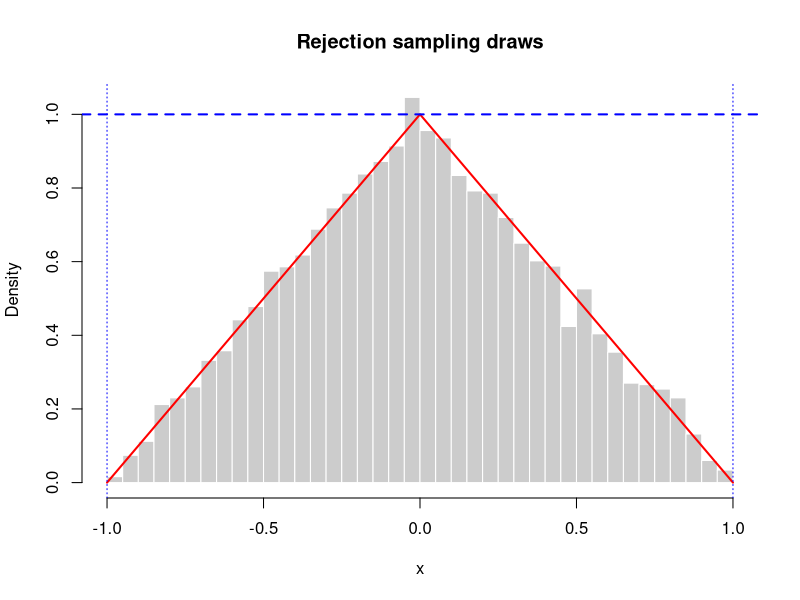
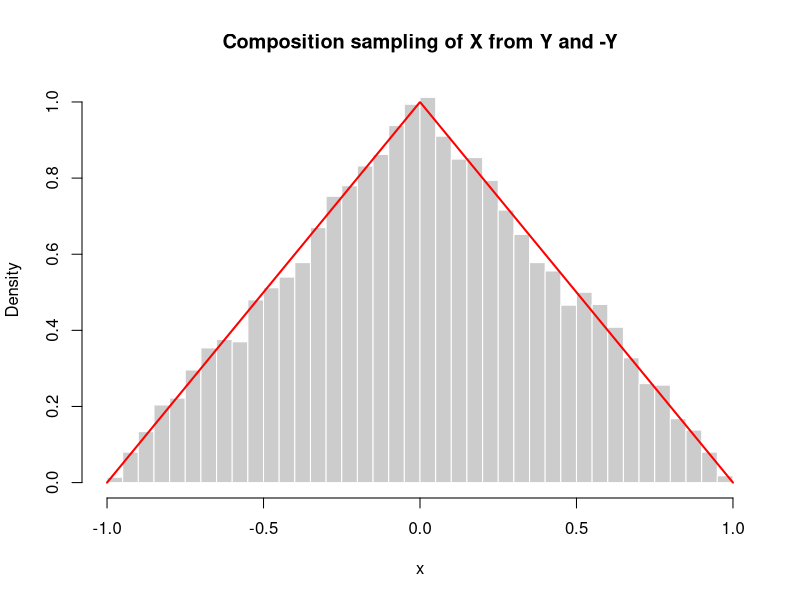
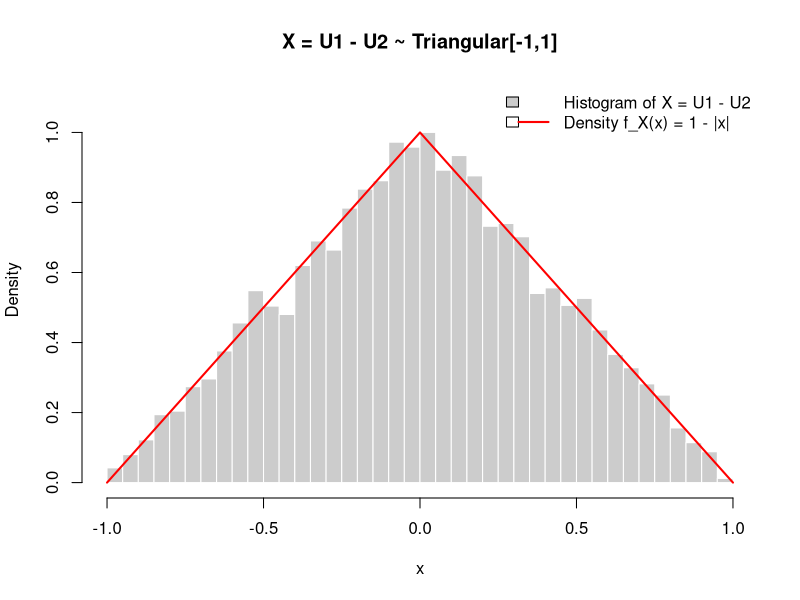
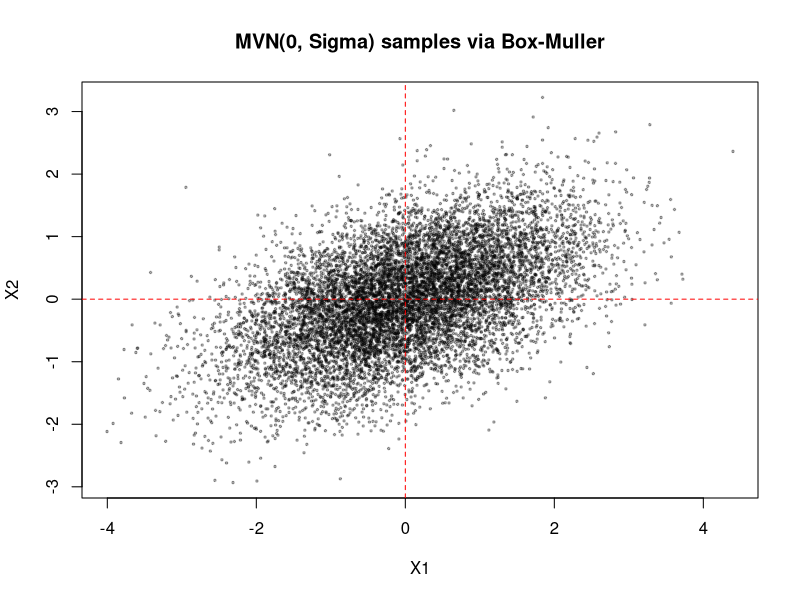
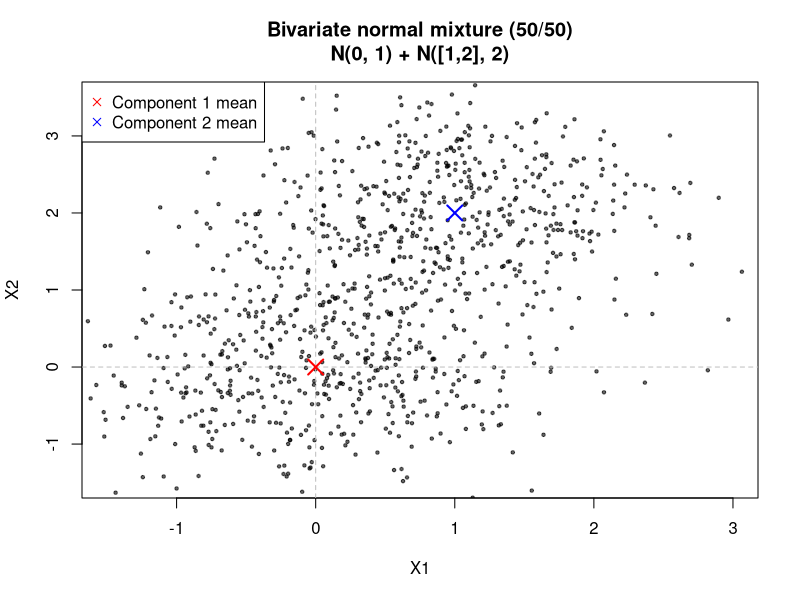

R code for these plots, in order:
## ---- chunk 1
knitr::opts_chunk$set(echo = TRUE)
## ---- chunk 2
#########
# 1.1
#########
f <- function(x) {
  ifelse(x < -1 | x > 1, 0,
         ifelse(x <= 0, x + 1, 1 - x))
}

rtri_reject <- function(n) {
  out <- numeric(n)
  ntry <- 0L; i <- 1L
  while (i <= n) {
    x <- runif(1, -1, 1)
    u <- runif(1)
    ntry <- ntry + 1L
    if (u <= f(x)) { out[i] <- x; i <- i + 1L }
  }
  list(x = out, ntry = ntry, accept_rate = n/ntry, waste = 1 - n/ntry)
}

set.seed(1)
res <- rtri_reject(10000)

h <- hist(
  res$x, breaks = 60, freq = FALSE,
  col = "grey80", border = "white",
  main = "Rejection sampling draws", xlab = "x",
  xlim = c(-1, 1), plot = FALSE
)

hist(res$x, breaks = 60, freq = FALSE, col = "grey80", border = "white",
     main = "Rejection sampling draws", xlab = "x", xlim = c(-1, 1))

curve(f(x), from = -1, to = 1, add = TRUE, lwd = 2, col = "red")

## envelope e(x) = 1_{[-1,1]}(x)
abline(h = 1, col = "blue", lwd = 2, lty = 2)
abline(v = c(-1, 1), col = "blue", lwd = 1, lty = 3)

cat("Rejection rate:", res$waste)
## ---- chunk 3
#########
# 1.2
#########
set.seed(1)

## generator for Y ~ with density f_Y(y) = 2 - 2y, 0 <= y <= 1
rY <- function(n) {
  u <- runif(n)
  1 - sqrt(1 - u)
}

## composition sampler for X from Y and -Y
rX <- function(n) {
  y  <- rY(n)                 # base draws
  s  <- rbinom(n, size = 1, prob = 0.5)  # 0 or 1 with prob 1/2
  x  <- ifelse(s == 1,  y, -y)
  x
}

## generate 10000 draws
x <- rX(10000)

## histogram
hist(x,
     breaks = 60,
     freq   = FALSE,
     col    = "grey80",
     border = "white",
     main   = "Composition sampling of X from Y and -Y",
     xlab   = "x",
     xlim   = c(-1, 1))

## composite density of X
fX <- function(x) {
  ifelse(x < -1 | x > 1, 0,
         ifelse(x <= 0, 1 + x, 1 - x))
}

## overlay theoretical composite density
xx <- seq(-1, 1, length.out = 1000)
lines(xx, fX(xx), col = "red", lwd = 2)
## ---- chunk 4
#########
# 1.3
#########
set.seed(1)

## Generator for X using U1 - U2
rX_udiff <- function(n) {
  u1 <- runif(n)
  u2 <- runif(n)
  u1 - u2
}

## Generate 10000 draws
x <- rX_udiff(10000)

## Histogram on density scale
hist(x,
     breaks = 60,
     freq = FALSE,
     col = "grey80",
     border = "white",
     main = "X = U1 - U2 ~ Triangular[-1,1]",
     xlab = "x",
     xlim = c(-1, 1),
     ylim = c(0, 1.1))

## Theoretical triangular density f_X(x) = 1 - |x| on [-1,1]
fX <- function(x) ifelse(abs(x) <= 1, 1 - abs(x), 0)
curve(fX, from = -1, to = 1, add = TRUE, lwd = 2, col = "red")

legend("topright",
       legend = c("Histogram of X = U1 - U2", "Density f_X(x) = 1 - |x|"),
       fill = c("grey80", NA),
       col = c(NA, "red"),
       lwd = c(NA, 2),
       bty = "n")
## ---- chunk 5
#########
#2.1
#########
set.seed(1)

## Box-Muller method for 2D multivariate normal
## mean c(0,0), covariance matrix [[1, 0.6], [0.6, 1]]
## generates N(0,1) iid standard normals Z1, Z2, then transforms

boxmuller_mvnorm <- function(n) {
  u1 <- runif(n)           # U1, U2 ~ Unif[0,1] iid
  u2 <- runif(n)
  
  r  <- sqrt(-2 * log(u1)) 
  theta <- 2 * pi * u2     # 2 pi U2
  
  z1 <- r * cos(theta)     # Z1, Z2 ~ N(0,1) iid
  z2 <- r * sin(theta)
  
  z <- cbind(z1, z2)       
  
  ## Cholesky decomposition Sigma = L L^T, with L lower triangular
  sigma <- matrix(c(1, 0.6, 0.6, 1), 2, 2)
  L <- chol(sigma)
  
  ## X = mu + L Z
  mu <- c(0, 0)
  x <- t(L %*% t(z)) + mu  # n x 2 matrix
  
  x
}

n <- 10000
x <- boxmuller_mvnorm(n)

## Time measurement
t0 <- proc.time()
x <- boxmuller_mvnorm(n)
t1 <- proc.time()
cat("Elapsed time in seconds:", t1[3] - t0[3])

plot(x, pch = 20, cex = 0.5, col = rgb(0,0,0,0.3),
     main = "MVN(0, Sigma) samples via Box-Muller",
     xlab = "X1", ylab = "X2")
abline(h=0, v=0, col="red", lty=2)
## ---- chunk 6
#########
#2.2
#########
set.seed(1)
library(mvtnorm)

set.seed(1)
n <- 1e7    # 10 million vectors
sigma <- matrix(c(1, 0.6, 0.6, 1), 2, 2)
mu <- c(0, 0)

## a) Box-Muller baseline (from previous)
t0 <- proc.time()
x_bm <- boxmuller_mvnorm(n)
time_bm <- (proc.time() - t0)[3]
print(sprintf("Box-Muller: %.3f sec", time_bm))

## b) mvtnorm
t1 <- proc.time()
x_mvtnorm <- rmvnorm(n, mean = mu, sigma = sigma, method = "chol")
time_mvtnorm <- (proc.time() - t1)[3]
print(sprintf("mvtnorm::rmvnorm: %.3f sec", time_mvtnorm))

## Comparison
print(sprintf("mvtnorm / Box-Muller speedup: %.1fx", time_bm / time_mvtnorm))
## ---- chunk 7
#########
#2.3
#########
set.seed(1)

n <- 1000

## Two component MVN parameters
mu1 <- c(0, 0)
sigma1 <- matrix(c(0.6, 0, 0, 0.6), 2, 2)

mu2 <- c(1, 2)
sigma2 <- matrix(c(0.5, 0, 0, 0.5), 2, 2)

## Generate mixture: 50/50 with prob 0.5 each
component <- rbinom(n, 1, 0.5)
x <- rbind(
  rmvnorm(sum(component == 0), mean = mu1, sigma = sigma1),
  rmvnorm(sum(component == 1), mean = mu2, sigma = sigma2)
)[sample(n), ]  # shuffle to mix

## Plot 1000 samples
plot(x, pch = 20, cex = 0.7, col = rgb(0,0,0,0.6),
     main = "Bivariate normal mixture (50/50)\nN(0, 1) + N([1,2], 2)",
     xlab = "X1", ylab = "X2",
     xlim = c(-1.5, 3), ylim = c(-1.5, 3.5))
abline(h = 0, v = 0, col = "grey", lty = 2)

## Theoretical component means (for reference)
points(mu1[1], mu1[2], pch = 4, cex = 2, col = "red", lwd = 2)
points(mu2[1], mu2[2], pch = 4, cex = 2, col = "blue", lwd = 2)
legend("topleft",
       legend = c("Component 1 mean", "Component 2 mean"),
       pch = 4, col = c("red", "blue"))
